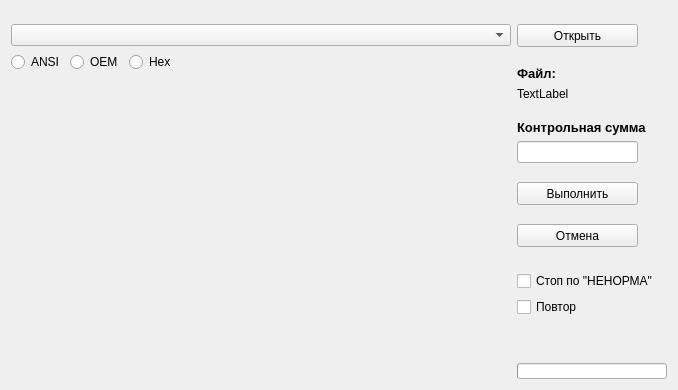
      <widget class="QWidget" name="tab_4">
       <attribute name="title">
        <string>Режим контроля</string>
       </attribute>
       <layout class="QGridLayout" name="gridLayout_9">
        <item row="0" column="0">
         <layout class="QVBoxLayout" name="verticalLayout_27">
          <item>
           <spacer name="verticalSpacer_5">
            <property name="orientation">
             <enum>Qt::Vertical</enum>
            </property>
            <property name="sizeType">
             <enum>QSizePolicy::Fixed</enum>
            </property>
            <property name="sizeHint" stdset="0">
             <size>
              <width>20</width>
              <height>13</height>
             </size>
            </property>
           </spacer>
          </item>
          <item>
           <widget class="QComboBox" name="comboBox_13">
            <property name="minimumSize">
             <size>
              <width>500</width>
              <height>22</height>
             </size>
            </property>
            <property name="maximumSize">
             <size>
              <width>900</width>
              <height>22</height>
             </size>
            </property>
           </widget>
          </item>
          <item>
           <layout class="QHBoxLayout" name="horizontalLayout_33">
            <item>
             <widget class="QRadioButton" name="radioButton_13">
              <property name="text">
               <string>ANSI</string>
              </property>
             </widget>
            </item>
            <item>
             <widget class="QRadioButton" name="radioButton_14">
              <property name="text">
               <string>OEM</string>
              </property>
             </widget>
            </item>
            <item>
             <widget class="QRadioButton" name="radioButton_15">
              <property name="text">
               <string>Hex</string>
              </property>
             </widget>
            </item>
            <item>
             <spacer name="horizontalSpacer_34">
              <property name="orientation">
               <enum>Qt::Horizontal</enum>
              </property>
              <property name="sizeHint" stdset="0">
               <size>
                <width>40</width>
                <height>20</height>
               </size>
              </property>
             </spacer>
            </item>
           </layout>
          </item>
         </layout>
        </item>
        <item row="0" column="1" rowspan="2">
         <layout class="QVBoxLayout" name="verticalLayout_30">
          <item>
           <spacer name="verticalSpacer_12">
            <property name="orientation">
             <enum>Qt::Vertical</enum>
            </property>
            <property name="sizeType">
             <enum>QSizePolicy::Fixed</enum>
            </property>
            <property name="sizeHint" stdset="0">
             <size>
              <width>20</width>
              <height>13</height>
             </size>
            </property>
           </spacer>
          </item>
          <item>
           <layout class="QVBoxLayout" name="verticalLayout_29">
            <item>
             <layout class="QVBoxLayout" name="verticalLayout_26">
              <item>
               <widget class="QPushButton" name="pushButton_26">
                <property name="sizePolicy">
                 <sizepolicy hsizetype="Fixed" vsizetype="Fixed">
                  <horstretch>0</horstretch>
                  <verstretch>0</verstretch>
                 </sizepolicy>
                </property>
                <property name="minimumSize">
                 <size>
                  <width>121</width>
                  <height>23</height>
                 </size>
                </property>
                <property name="maximumSize">
                 <size>
                  <width>121</width>
                  <height>23</height>
                 </size>
                </property>
                <property name="text">
                 <string>Открыть</string>
                </property>
               </widget>
              </item>
              <item>
               <spacer name="verticalSpacer_7">
                <property name="orientation">
                 <enum>Qt::Vertical</enum>
                </property>
                <property name="sizeType">
                 <enum>QSizePolicy::Fixed</enum>
                </property>
                <property name="sizeHint" stdset="0">
                 <size>
                  <width>20</width>
                  <height>13</height>
                 </size>
                </property>
               </spacer>
              </item>
              <item>
               <widget class="QLabel" name="label_31">
                <property name="font">
                 <font>
                  <pointsize>10</pointsize>
                  <weight>75</weight>
                  <bold>true</bold>
                 </font>
                </property>
                <property name="text">
                 <string>Файл:</string>
                </property>
               </widget>
              </item>
              <item>
               <widget class="QLabel" name="label_33">
                <property name="text">
                 <string>TextLabel</string>
                </property>
               </widget>
              </item>
              <item>
               <spacer name="verticalSpacer_8">
                <property name="orientation">
                 <enum>Qt::Vertical</enum>
                </property>
                <property name="sizeType">
                 <enum>QSizePolicy::Fixed</enum>
                </property>
                <property name="sizeHint" stdset="0">
                 <size>
                  <width>20</width>
                  <height>13</height>
                 </size>
                </property>
               </spacer>
              </item>
              <item>
               <widget class="QLabel" name="label_32">
                <property name="font">
                 <font>
                  <pointsize>10</pointsize>
                  <weight>75</weight>
                  <bold>true</bold>
                 </font>
                </property>
                <property name="text">
                 <string>Контрольная сумма</string>
                </property>
               </widget>
              </item>
              <item>
               <widget class="QLineEdit" name="lineEdit_16">
                <property name="sizePolicy">
                 <sizepolicy hsizetype="Fixed" vsizetype="Fixed">
                  <horstretch>0</horstretch>
                  <verstretch>0</verstretch>
                 </sizepolicy>
                </property>
                <property name="minimumSize">
                 <size>
                  <width>121</width>
                  <height>22</height>
                 </size>
                </property>
                <property name="maximumSize">
                 <size>
                  <width>121</width>
                  <height>22</height>
                 </size>
                </property>
               </widget>
              </item>
              <item>
               <spacer name="verticalSpacer_9">
                <property name="orientation">
                 <enum>Qt::Vertical</enum>
                </property>
                <property name="sizeType">
                 <enum>QSizePolicy::Fixed</enum>
                </property>
                <property name="sizeHint" stdset="0">
                 <size>
                  <width>20</width>
                  <height>13</height>
                 </size>
                </property>
               </spacer>
              </item>
              <item>
               <widget class="QPushButton" name="pushButton_27">
                <property name="sizePolicy">
                 <sizepolicy hsizetype="Fixed" vsizetype="Fixed">
                  <horstretch>0</horstretch>
                  <verstretch>0</verstretch>
                 </sizepolicy>
                </property>
                <property name="minimumSize">
                 <size>
                  <width>121</width>
                  <height>23</height>
                 </size>
                </property>
                <property name="text">
                 <string>Выполнить</string>
                </property>
               </widget>
              </item>
              <item>
               <spacer name="verticalSpacer_10">
                <property name="orientation">
                 <enum>Qt::Vertical</enum>
                </property>
                <property name="sizeType">
                 <enum>QSizePolicy::Fixed</enum>
                </property>
                <property name="sizeHint" stdset="0">
                 <size>
                  <width>20</width>
                  <height>13</height>
                 </size>
                </property>
               </spacer>
              </item>
              <item>
               <widget class="QPushButton" name="pushButton_28">
                <property name="sizePolicy">
                 <sizepolicy hsizetype="Fixed" vsizetype="Fixed">
                  <horstretch>0</horstretch>
                  <verstretch>0</verstretch>
                 </sizepolicy>
                </property>
                <property name="minimumSize">
                 <size>
                  <width>121</width>
                  <height>23</height>
                 </size>
                </property>
                <property name="text">
                 <string>Отмена</string>
                </property>
               </widget>
              </item>
              <item>
               <spacer name="verticalSpacer_11">
                <property name="orientation">
                 <enum>Qt::Vertical</enum>
                </property>
                <property name="sizeType">
                 <enum>QSizePolicy::Fixed</enum>
                </property>
                <property name="sizeHint" stdset="0">
                 <size>
                  <width>20</width>
                  <height>18</height>
                 </size>
                </property>
               </spacer>
              </item>
              <item>
               <widget class="QCheckBox" name="checkBox_7">
                <property name="text">
                 <string>Стоп по &quot;НЕНОРМА&quot;</string>
                </property>
               </widget>
              </item>
              <item>
               <widget class="QCheckBox" name="checkBox_8">
                <property name="text">
                 <string>Повтор</string>
                </property>
               </widget>
              </item>
              <item>
               <spacer name="verticalSpacer_6">
                <property name="orientation">
                 <enum>Qt::Vertical</enum>
                </property>
                <property name="sizeType">
                 <enum>QSizePolicy::Expanding</enum>
                </property>
                <property name="sizeHint" stdset="0">
                 <size>
                  <width>20</width>
                  <height>40</height>
                 </size>
                </property>
               </spacer>
              </item>
             </layout>
            </item>
            <item>
             <widget class="QProgressBar" name="progressBar_2">
              <property name="sizePolicy">
               <sizepolicy hsizetype="Fixed" vsizetype="Fixed">
                <horstretch>0</horstretch>
                <verstretch>0</verstretch>
               </sizepolicy>
              </property>
              <property name="minimumSize">
               <size>
                <width>150</width>
                <height>16</height>
               </size>
              </property>
              <property name="maximumSize">
               <size>
                <width>314</width>
                <height>16</height>
               </size>
              </property>
              <property name="value">
               <number>0</number>
              </property>
              <property name="format">
               <string/>
              </property>
             </widget>
            </item>
           </layout>
          </item>
         </layout>
        </item>
        <item row="1" column="0">
         <layout class="QVBoxLayout" name="verticalLayout_28">
          <item>
           <spacer name="verticalSpacer_13">
            <property name="orientation">
             <enum>Qt::Vertical</enum>
            </property>
            <property name="sizeHint" stdset="0">
             <size>
              <width>20</width>
              <height>40</height>
             </size>
            </property>
           </spacer>
          </item>
          <item>
           <spacer name="horizontalSpacer_37">
            <property name="orientation">
             <enum>Qt::Horizontal</enum>
            </property>
            <property name="sizeHint" stdset="0">
             <size>
              <width>40</width>
              <height>20</height>
             </size>
            </property>
           </spacer>
          </item>
         </layout>
        </item>
       </layout>
      </widget>
